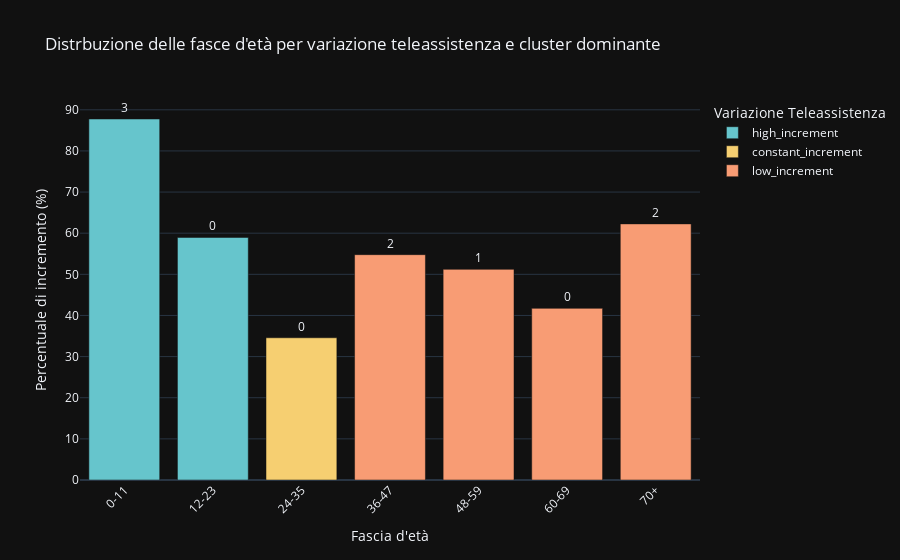

Source (notebook cell):
### Markdown cell above
Visual representation of the relationship between age group and cluster, highlighting the dominant cluster for each group.

### Code cell
# Step 3: Create a DataFrame for visualization
pie_data = pd.DataFrame({
    'age_group': df_max_increment.index,
    'incremento_teleassistenze': df_max_increment.values,
    'percentage_increment': df_max_percentage_increment,
    'dominant_cluster': df_max_cluster.values  # Add dominant cluster information
})
# Create a bar chart using Plotly
fig = px.bar(
    pie_data,
    x='age_group',
    y='percentage_increment',
    color='incremento_teleassistenze',
    text='dominant_cluster',  # Add dominant cluster as text inside bars
    title='Distrbuzione delle fasce d\'età per variazione teleassistenza e cluster dominante',
    labels={'age_group': 'Fascia età', 'percentage': 'Percentuale massima di appartenenza al cluster (%)', 'incremento_teleassistenze': 'Variazione Teleassistenza'},
    color_discrete_sequence=px.colors.qualitative.Pastel
)

# Customize the chart
fig.update_layout(
    xaxis_title='Fascia d\'età',
    yaxis_title='Percentuale di incremento (%)',
    xaxis_tickangle=-45,
    width=900  
)
# Show text (cluster numbers) on top of the bars
fig.update_traces(textposition='outside')

# Show the chart
fig.show()

### Figure 1 — Plotly figure (JSON) as saved in the notebook; plotly's stock layout.template omitted (floating-point values rounded to 4 significant figures)
{"data": [{"alignmentgroup": "True", "hovertemplate": "Variazione Teleassistenza=high_increment<br>Fascia età=%{x}<br>percentage_increment=%{y}<br>dominant_cluster=%{text}<extra></extra>", "legendgroup": "high_increment", "marker": {"color": "rgb(102, 197, 204)", "pattern": {"shape": ""}}, "name": "high_increment", "offsetgroup": "high_increment", "orientation": "v", "showlegend": true, "text": [3.0, 0.0], "textposition": "outside", "x": ["0-11", "12-23"], "xaxis": "x", "y": [87.76, 58.97], "yaxis": "y", "type": "bar"}, {"alignmentgroup": "True", "hovertemplate": "Variazione Teleassistenza=constant_increment<br>Fascia età=%{x}<br>percentage_increment=%{y}<br>dominant_cluster=%{text}<extra></extra>", "legendgroup": "constant_increment", "marker": {"color": "rgb(246, 207, 113)", "pattern": {"shape": ""}}, "name": "constant_increment", "offsetgroup": "constant_increment", "orientation": "v", "showlegend": true, "text": [0.0], "textposition": "outside", "x": ["24-35"], "xaxis": "x", "y": [34.58], "yaxis": "y", "type": "bar"}, {"alignmentgroup": "True", "hovertemplate": "Variazione Teleassistenza=low_increment<br>Fascia età=%{x}<br>percentage_increment=%{y}<br>dominant_cluster=%{text}<extra></extra>", "legendgroup": "low_increment", "marker": {"color": "rgb(248, 156, 116)", "pattern": {"shape": ""}}, "name": "low_increment", "offsetgroup": "low_increment", "orientation": "v", "showlegend": true, "text": [2.0, 1.0, 0.0, 2.0], "textposition": "outside", "x": ["36-47", "48-59", "60-69", "70+"], "xaxis": "x", "y": [54.78, 51.21, 41.72, 62.26], "yaxis": "y", "type": "bar"}], "layout": {"xaxis": {"anchor": "y", "domain": [0.0, 1.0], "title": {"text": "Fascia d'età"}, "tickangle": -45}, "yaxis": {"anchor": "x", "domain": [0.0, 1.0], "title": {"text": "Percentuale di incremento (%)"}}, "legend": {"title": {"text": "Variazione Teleassistenza"}, "tracegroupgap": 0}, "title": {"text": "Distrbuzione delle fasce d'età per variazione teleassistenza e cluster dominante"}, "barmode": "relative", "width": 900}}
